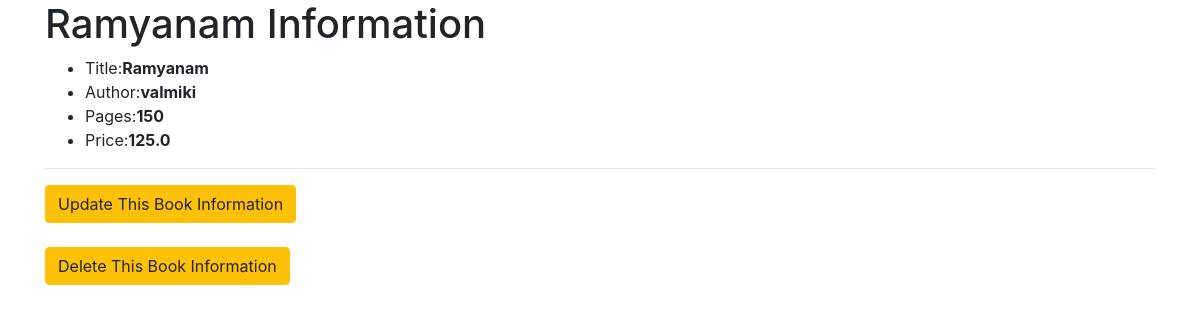
/1/, run on the app's committed database.
### testapp/models.py (models this page shows, shortened)
class Book(models.Model):
    title = models.CharField(max_length=30)
    author = models.CharField(max_length=30)
    pages = models.IntegerField()
    price = models.FloatField()

### testapp/views.py (the view)
# urls.py: path('<int:pk>/', views.BookDetailView.as_view(),name='detail'),
class BookDetailView(DetailView):
    model = Book

### templates/testapp/book_detail.html (shortened to what this page needs)
<!DOCTYPE html>
<html lang="en" dir="ltr">
  <head>
    <link rel="stylesheet" href="https://cdn.jsdelivr.net/npm/bootstrap@4.6.2/dist/css/bootstrap.min.css">
  </head>
  <body>
    <div class="container">
      <h1>{{book.title}} Information</h1>
      <ul>
        <li>Title:<strong>{{book.title}}</strong></li>
        <li>Author:<strong>{{book.author}}</strong></li>
        <li>Pages:<strong>{{book.pages}}</strong></li>
        <li>Price:<strong>{{book.price}}</strong></li>
      </ul>
      <hr>
      <a href="/update/{{book.id}}" class="btn btn-warning">Update This Book Information</a>
      <br><br>
      <a href="/delete/{{book.id}}" class="btn btn-warning">Delete This Book Information</a>
    </div>
  </body>
</html>

### data on the page
Book: title "Ramyanam", author "valmiki", pages "150", price "125.0"
